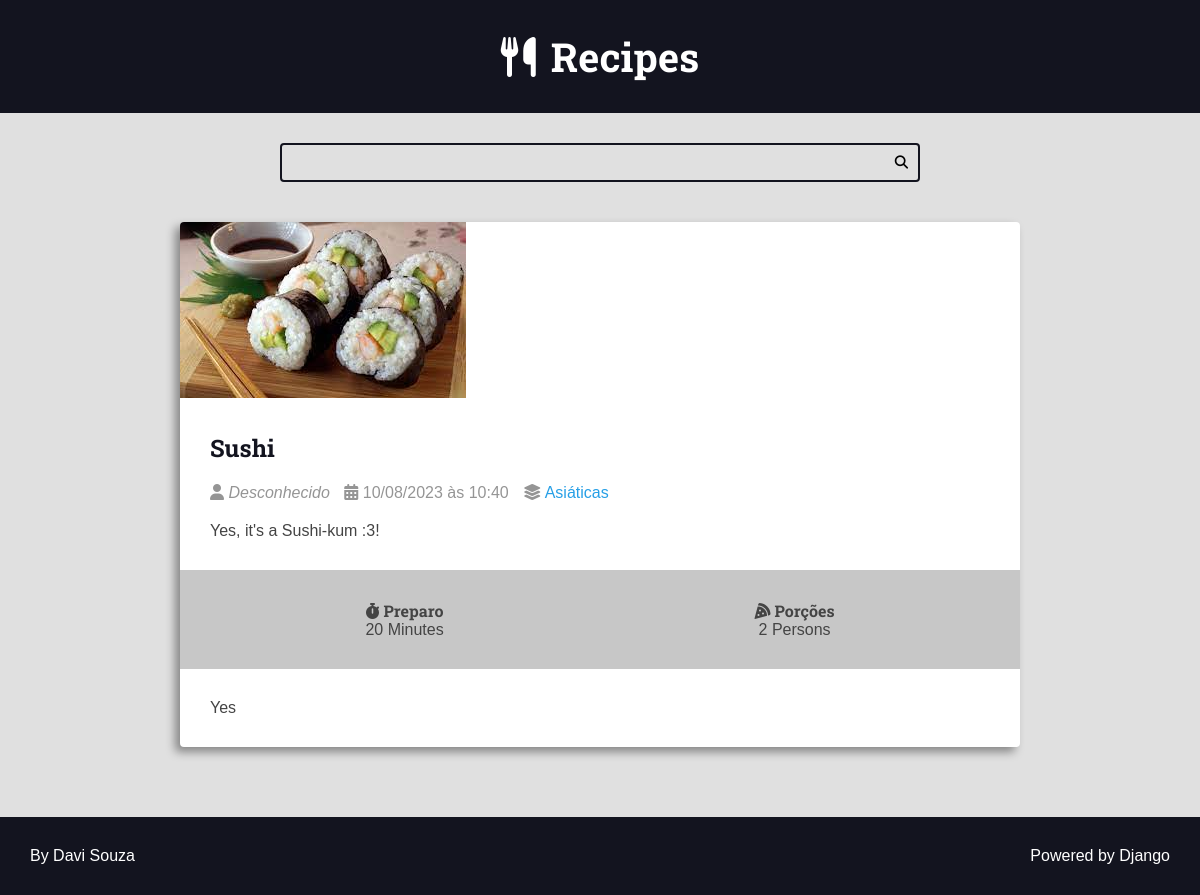
The app's page /recipes/sushi/ with its own data.
### recipes/models.py (models this page shows, shortened)
class Recipe(models.Model):
    title = models.CharField(max_length=65)
    description = models.CharField(max_length=165)
    slug = models.SlugField(blank=True, unique=True)
    preparation_time = models.IntegerField()
    preparation_time_unit = models.CharField(max_length=65)
    servings = models.IntegerField()
    servings_unit = models.CharField(max_length=65)
    preparation_steps = models.TextField()
    preparation_steps_is_html = models.BooleanField(default=False)
    created_at = models.DateTimeField(auto_now_add=True)
    updated_at = models.DateTimeField(auto_now=True)
    is_published = models.BooleanField(default=False)
    cover = models.ImageField(
        upload_to='recipes/covers/%Y/%m/%d/', blank=True, null=True)
    category = models.ForeignKey(
        Category, on_delete=models.SET_NULL, null=True, blank=True,
        default=None)
    author = models.ForeignKey(
        Authors, on_delete=models.SET_NULL, null=True)

class Category(models.Model):
    name = models.CharField(max_length=65)

### recipes/views.py (the view)
# urls.py: path('recipes/<slug>/', views.recipe, name="recipe"),
def recipe(request, slug):
    context = {}
    if Recipe.objects.filter(slug=slug).exists():
        recipe = Recipe.objects.get(slug=slug)
        context = {
            'recipe': recipe,
            'title': f'{recipe.title} | ',
            'is_detail_page': True,
        }
        return render(request, 'recipes/pages/recipe.html', context)
    else:
        response = render(request, 'recipes/pages/404_error.html',
                          context={"title": "Recipe not found | ",
                                   'is_detail_page': True, })
        response.status_code = 404
        return response

### recipes/templates/recipes/pages/recipe.html (shortened to what this page needs)
{% extends 'global/base.html' %}
{% block content %}
    <div class="main-content main-content-detail container">
        {% include '../partials/recipe-cards.html' %}
    </div>
{% endblock content %}

### recipes/templates/recipes/partials/recipe-cards.html (shortened to what this page needs)
<div class="recipe recipe-list-item">
    <div class="recipe-cover">
        {% if recipe.cover %}
        <a href="{% url 'recipes:recipe' recipe.slug %}">
            <img src="{{recipe.cover.url}}" alt="Temp">
        </a>
        {% endif %}
    </div>
    <div class="recipe-title-container">
        <h2 class="recipe-title">
            <a href="{% url 'recipes:recipe' recipe.slug %}">
                {{recipe.title}}
            </a>
        </h2>
    </div>
    <div class="recipe-author">
        <span class="recipe-author-item">
            <i class="fas fa-user"></i>
            {% if recipe.author is not None %}
            {% if recipe.author.first_name %}
            {{recipe.author.first_name}} {{recipe.author.last_name}}
            {% else %}
            {{recipe.author.username}}
            {% endif %}
            {% else %}
            <em>Desconhecido</em>
            {% endif %}
        </span>
        <span class="recipe-author-item">
            <i class="fas fa-calendar-alt"></i>
            {{recipe.created_at|date:"d/m/Y"}} às {{recipe.created_at|date:"H:i"}}
        </span>
        {% if recipe.category is not None %}
        <span class="recipe-author-item">
            <i class="fas fa-layer-group"></i>
            <span> <a href="{% url 'recipes:category' recipe.category.id %}"> {{recipe.category.name}} </a> </span>
        </span>
        {% endif %}
    </div>
    <div class="recipe-content">
        <p> {{recipe.description}} </p>
    </div>
    <div class="recipe-meta-container">
        <div class="recipe-meta recipe-preparation">
            <h3 class="recipe-meta-title"><i class="fas fa-stopwatch"></i> Preparo</h3>
            <div class="recipe-meta-text">
                {{recipe.preparation_time}} {{recipe.preparation_time_unit}}
            </div>
        </div>
        <div class="recipe-meta recipe-servings">
            <h3 class="recipe-meta-title"><i class="fas fa-pizza-slice"></i> Porções</h3>
            <div class="recipe-meta-text">
                {{recipe.servings}} {{recipe.servings_unit}}
            </div>
        </div>
    </div>
    {% if is_detail_page %}
    <div class="preparation-steps">
        {% if recipe.preparation_steps_is_html %}
        {{recipe.preparation_steps|safe}}
        {% else %}
        {{recipe.preparation_steps}}
        {% endif %}
    </div>
    {% endif %}
</div>

### static/global/css/styles.css (style rules this page uses)
:root { --color-primary: #269fe6; --color-primary-hover: #2086c2; --color-primary-dark: #13141f; --color-primary-dark-hover: #212336; --color-primary-light: #d4ecfa; --color-primary-light-hover: #bdd8e7; --color-white: #fff; --color-black: #000; --color-dark-text: #444; --color-info-light: #cce5ff; --color-debug-light: #cce5ff; --color-success-light: #d4edda; --color-alert-light: #fff3cd; --color-warning-light: #fff3cd; --color-error-light: #f8d7da; --color-info-dark: #4d86c4; --color-debug-dark: #4d86c4; --color-success-dark: #4a9c5d; --color-alert-dark: #927f40; --color-warning-dark: #927f40; --color-error-dark: #cc2e3b; --color-error-dark-hover: #b83842; --color-gray-0: #f9f9f9; --color-gray-1: #e0e0e0; --color-gray-2: #c7c7c7; --color-gray-3: #aeaeae; --color-gray-4: #959595; --color-gray-5: #7d7d7d; --color-gray-6: #646464; --color-gray-7: #4b4b4b; --color-gray-8: #323232; --color-gray-9: #191919; --font-primary: sans-serif; --font-headings: 'Roboto Slab', serif; --spacing-gutter-medium: 3rem; --spacing-gutter-large: 4rem; }
* { padding: 0; margin: 0; box-sizing: border-box; }
html { font-size: 62.5%; }
body { background: var(--color-gray-1); font-size: 1.6rem; font-family: var(--font-primary); color: var(--color-dark-text); }
h1, h2, h3, h4, h5, h6 { font-family: var(--font-headings); }
img { max-width: 100%; }
.container { max-width: 144rem; margin: 0 auto; padding: var(--spacing-gutter-medium); }
.main-content { padding-top: 0; }
.recipe { background: var(--color-white); box-shadow: -5px 5px 10px rgba(0, 0, 0, .4); transform: scale(1); transition: all 250ms ease-in-out; border-radius: 4px; overflow: hidden; }
.recipe img { max-width: 100%; }
.recipe-list-item { max-width: 64rem; height: fit-content; }
.recipe-title-container { padding: var(--spacing-gutter-medium); padding-bottom: 2rem; }
.recipe-title-container a { text-decoration: none; color: var(--color-primary-dark) }
.recipe-author { padding: 0 var(--spacing-gutter-medium); }
.recipe-author a { color: var(--color-primary); transition: all 300ms ease-in-out; text-decoration: none; }
.recipe-author-item { color: var(--color-gray-4); margin-right: 1rem; }
.recipe-content { padding: var(--spacing-gutter-medium); padding-top: 2rem; }
.recipe-meta-container { justify-content: center; display: flex; flex-flow: row wrap; padding: var(--spacing-gutter-medium); background: var(--color-gray-2); }
.recipe-meta { display: flex; flex-flow: column nowrap; flex-shrink: 1; flex-grow: 1; text-align: center; }
.recipe-meta-title { font-size: 1.6rem; }
.main-content-detail .recipe-list-item { max-width: 84rem; margin: 0 auto; }
.preparation-steps { padding: var(--spacing-gutter-medium); }

### records on screen
Recipe: cover (picture), title "Sushi", created_at "10/08/2023", created_at "10:40", category.name "Asiáticas", description "Yes, it's a Sushi-kum :3!", preparation_time "20", preparation_time_unit "Minutes", servings "2", servings_unit "Persons", preparation_steps "Yes"
